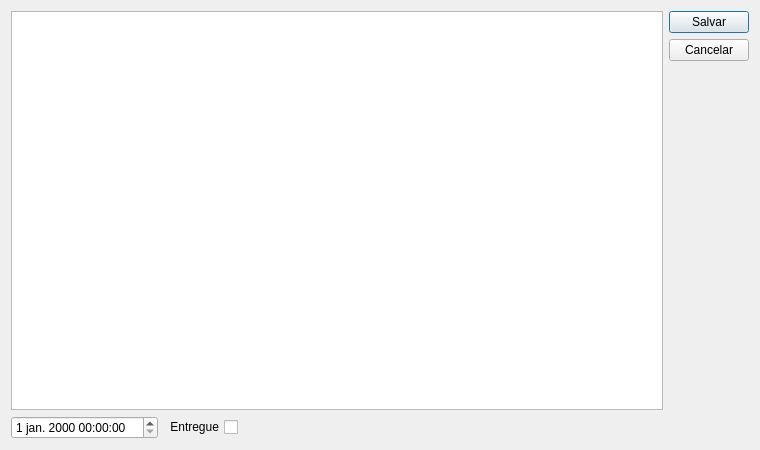
<?xml version="1.0" encoding="UTF-8"?>
<ui version="4.0">
 <class>RecebimentosFornecedor</class>
 <widget class="QDialog" name="RecebimentosFornecedor">
  <property name="geometry">
   <rect>
    <x>0</x>
    <y>0</y>
    <width>760</width>
    <height>450</height>
   </rect>
  </property>
  <property name="windowTitle">
   <string>Dialog</string>
  </property>
  <property name="locale">
   <locale language="Portuguese" country="Brazil"/>
  </property>
  <layout class="QGridLayout" name="gridLayout_2">
   <item row="0" column="0">
    <widget class="QTableView" name="tableRecebimentosForncecedor"/>
   </item>
   <item row="0" column="1">
    <layout class="QGridLayout" name="gridLayout">
     <item row="0" column="0">
      <widget class="QPushButton" name="pushButtonSalvar">
       <property name="text">
        <string>Salvar</string>
       </property>
      </widget>
     </item>
     <item row="1" column="0">
      <widget class="QPushButton" name="pushButtonCancelar">
       <property name="text">
        <string>Cancelar</string>
       </property>
      </widget>
     </item>
     <item row="2" column="0">
      <spacer name="verticalSpacer">
       <property name="orientation">
        <enum>Qt::Vertical</enum>
       </property>
       <property name="sizeHint" stdset="0">
        <size>
         <width>20</width>
         <height>40</height>
        </size>
       </property>
      </spacer>
     </item>
    </layout>
   </item>
   <item row="1" column="0">
    <layout class="QHBoxLayout" name="horizontalLayout">
     <item>
      <widget class="QDateTimeEdit" name="dateTimeEdit"/>
     </item>
     <item>
      <widget class="QCheckBox" name="checkBoxEntregue">
       <property name="layoutDirection">
        <enum>Qt::RightToLeft</enum>
       </property>
       <property name="text">
        <string>Entregue</string>
       </property>
      </widget>
     </item>
     <item>
      <spacer name="horizontalSpacer">
       <property name="orientation">
        <enum>Qt::Horizontal</enum>
       </property>
       <property name="sizeHint" stdset="0">
        <size>
         <width>40</width>
         <height>20</height>
        </size>
       </property>
      </spacer>
     </item>
    </layout>
   </item>
  </layout>
 </widget>
 <tabstops>
  <tabstop>tableRecebimentosForncecedor</tabstop>
  <tabstop>dateTimeEdit</tabstop>
  <tabstop>checkBoxEntregue</tabstop>
  <tabstop>pushButtonSalvar</tabstop>
  <tabstop>pushButtonCancelar</tabstop>
 </tabstops>
 <resources/>
 <connections/>
</ui>
